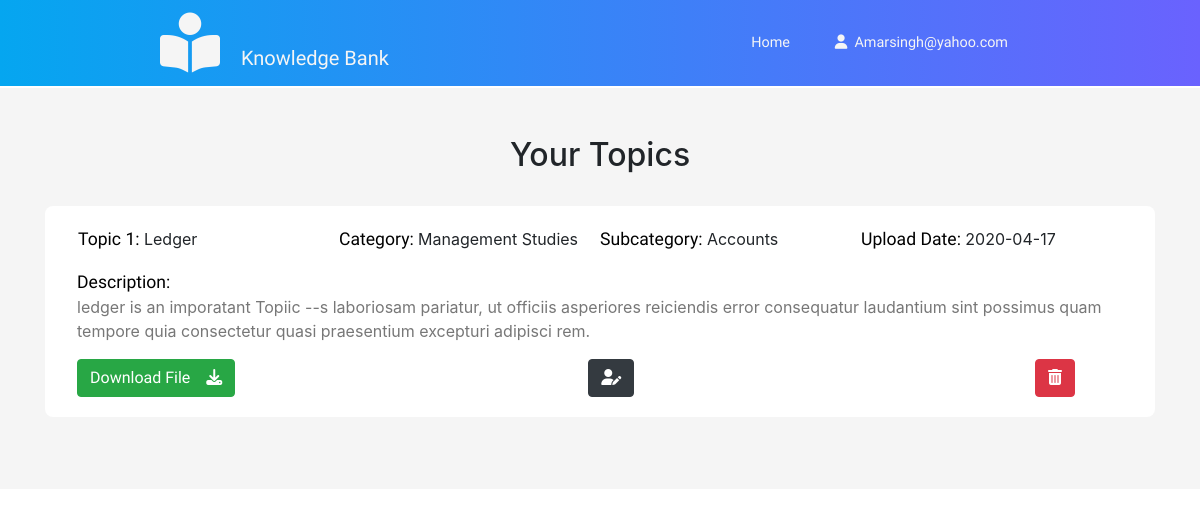
The page /f/viewTopic.php (signed in) on the database its author committed.
### tables this page shows
CREATE TABLE `tbl_topic` (
  `topic_id` int(11) NOT NULL,
  `topic_name` varchar(500) NOT NULL,
  `faculty_email` varchar(200) NOT NULL,
  `file_name` varchar(500) NOT NULL,
  `topic_upload_date` date NOT NULL,
  `topic_description` varchar(1000) NOT NULL,
  `topic_status` int(2) NOT NULL,
  `subcategory_id` int(11) NOT NULL
);

CREATE TABLE `tbl_category` (
  `category_id` int(11) NOT NULL,
  `category_name` varchar(200) NOT NULL
);

CREATE TABLE `tbl_subcategory` (
  `subcategory_id` int(11) NOT NULL,
  `subcategory_name` varchar(200) NOT NULL,
  `category_id` int(11) NOT NULL
);

### f/viewTopic.php (the view, shortened to what this page needs)
<?php include './htmlmain.php'; ?>
<?php include("./dashboardNav.php"); ?>
<main>
	<section class="view-topic-area container my-5">
		<div class="main-title d-flex justify-content-center">
			<h2>Your Topics</h2>
		</div>
		<?php
		$q = "select * from tbl_topic t,tbl_subcategory sub,tbl_category c where t.subcategory_id=sub.subcategory_id and sub.category_id=c.category_id and faculty_email='$femail' order by topic_upload_date desc,t.	subcategory_id	asc";
		$res = mysqli_query($con, $q);
		$n = mysqli_num_rows($res);
		if ($n == 0) {
			echo "<h3 style='color:red;'>No Data Fornd</h3>";
		} else {
			$count = 1;
			while ($row = mysqli_fetch_array($res, MYSQLI_BOTH)) {
		?>
				<div class="topic-area my-4">
					<div class="topic-details my-1">
						<div class="topic-info ">
							<div class="row px-3">
								<div class="col-lg-3 col-md-4 col-sm-4">
									<div class="row">
										<p class="text-desc"><span class="head"> Topic <?php echo $count;
																						$count++; ?>: </span> <?php echo $row['topic_name']; ?></p>
									</div>
								</div>
								<div class="col-lg-3 col-md-4 col-sm-4">
									<div class="row">
										<p class="text-desc"><span class="head"> Category: </span><?php echo $row['category_name']; ?></p>
									</div>
								</div>
								<div class="col-lg-3 col-md-4 col-sm-4">
									<div class="row">
										<p class="text-desc"><span class="head"> Subcategory: </span> <?php echo $row['subcategory_name']; ?> </p>
									</div>
								</div>
								<div class="col-lg-3 col-md-4 col-sm-4">
									<div class="row">
										<p class="text-desc"><span class="head"> Upload Date: </span> <?php echo $row['topic_upload_date']; ?></p>
									</div>
								</div>
							</div>
							<div class="topic-desc">
								<span class="head">Description: </span>
								<p class="text-desc text-secondry"><?php echo $row['topic_description']; ?> --s laboriosam pariatur, ut officiis asperiores reiciendis error consequatur laudantium sint possimus quam tempore quia consectetur quasi praesentium excepturi adipisci rem.</p>
							</div>
							<div class="d-flex justify-content-between">
								<a onclick="return confirm('Are you sure ,want to download file?')" href="../topic_files/download.php?file=<?php echo $row['file_name']; ?>" class="text-decoration-none"><button class="btn-prop btn btn-success">Download File<i class="fas fa-download ml-3"></i></button></a>
								<a href="editTopic.php?topic_id=<?php echo $row['topic_id']; ?>" onclick="return confirm('Are you sure, want to edit?')"><button class="btn-prop btn btn-dark mr-5"><i class="fas fa-user-edit"></i></button></a>
								<a href="../dblogic.php?pageno=10&file_name=<?php echo $row['file_name']; ?>&topic_id=<?php echo $row['topic_id']; ?>" onclick="return confirm('Are you sure, want to delete?')"><button class="btn-prop btn btn-danger mr-5"><i class="fas fa-trash-alt"></i></button></a>
							</div>
						</div>
					</div>
				</div>
		<?php
			}
		}
		?>
	</section>
</main>
</body>
</html>

### f/style.css (style rules this page uses)
* { box-sizing: border-box; }
html, body { margin: 0%; box-sizing: border-box; width: 100%; height: 100vh; }
:root { --box-shadow: 0px 10px 30px rgba(57, 56, 61, 0.305); }
header, section { overflow-x: hidden; }
:root { --Snigle-font: "Sniglet", cursive; --Rubki: "Rubik", cursive; --Patua: "Patua One", cursive; --Lobster: "Lobster", cursive; --light-black: #333333; --bggradient: linear-gradient(90deg, #05A6F0 0%, #6a62fe 100%); --light-grey: rgba(255, 255, 255, 0.5); }
header a { font-family: var(--Snigle-font); font-size: 0.9em; color: whitesmoke; }
main { background: whitesmoke; height: 100%; border-top: 2px solid white; overflow-y: hidden; }
.text-secondry { color: #777777; }
main .view-topic-area .topic-area { background: white; padding: 1rem 2rem; border-radius: .5rem; transition: box-shadow .4s ease; }
main .view-topic-area .topic-area .topic-details .head { font-family: Acme; font-size: 1.1rem; color: black; }

### rows shown on the page
tbl_topic: topic_name "Ledger", tbl_category.category_name "Management Studies", subcategory.subcategory_name "Accounts", topic_upload_date "2020-04-17", topic_description "ledger is an imporatant Topiic"

### other values the page prints
$femail "Amarsingh@yahoo.com"
